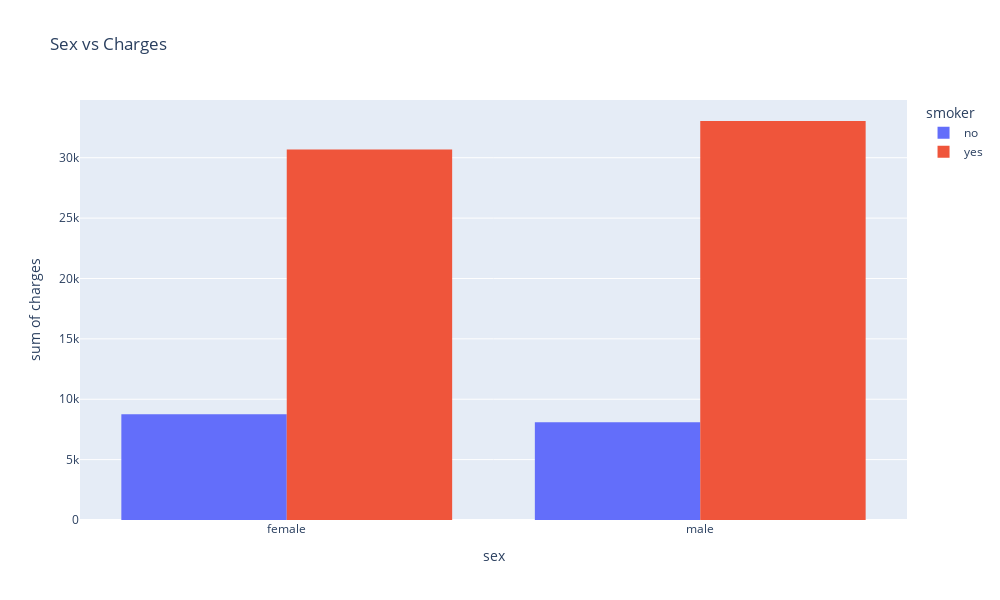

The code cell stored with this chart in its notebook:
### Markdown cell above
3. How does gender impact charges?

### Code cell
sex_categorical_counts = df1.groupby(["sex", "smoker"])["charges"].mean().reset_index()
fig = px.histogram(data_frame=sex_categorical_counts, x="sex", y="charges", 
                   color="smoker", title="Sex vs Charges", barmode="group", 
                   width=1000, height=600)

fig.show()

### Figure 1 — Plotly figure (JSON) as saved in the notebook; plotly's stock layout.template omitted (floating-point values rounded to 4 significant figures)
{"data": [{"alignmentgroup": "True", "bingroup": "x", "histfunc": "sum", "hovertemplate": "smoker=no<br>sex=%{x}<br>sum of charges=%{y}<extra></extra>", "legendgroup": "no", "marker": {"color": "#636efa", "pattern": {"shape": ""}}, "name": "no", "offsetgroup": "no", "orientation": "v", "showlegend": true, "type": "histogram", "x": ["female", "male"], "xaxis": "x", "y": [8762.0, 8087.0], "yaxis": "y"}, {"alignmentgroup": "True", "bingroup": "x", "histfunc": "sum", "hovertemplate": "smoker=yes<br>sex=%{x}<br>sum of charges=%{y}<extra></extra>", "legendgroup": "yes", "marker": {"color": "#EF553B", "pattern": {"shape": ""}}, "name": "yes", "offsetgroup": "yes", "orientation": "v", "showlegend": true, "type": "histogram", "x": ["female", "male"], "xaxis": "x", "y": [30680.0, 33040.0], "yaxis": "y"}], "layout": {"barmode": "group", "height": 600, "legend": {"title": {"text": "smoker"}, "tracegroupgap": 0}, "title": {"text": "Sex vs Charges"}, "width": 1000, "xaxis": {"anchor": "y", "domain": [0, 1], "title": {"text": "sex"}}, "yaxis": {"anchor": "x", "domain": [0, 1], "title": {"text": "sum of charges"}}}}
